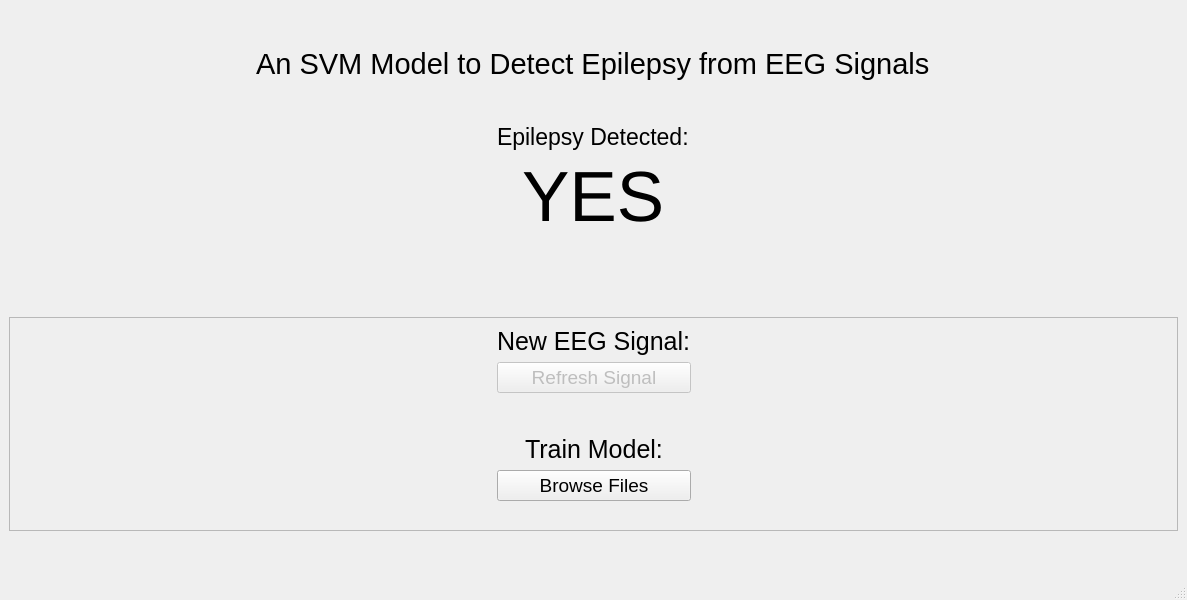
<?xml version="1.0" encoding="UTF-8"?>
<ui version="4.0">
 <class>MainWindow</class>
 <widget class="QMainWindow" name="MainWindow">
  <property name="geometry">
   <rect>
    <x>0</x>
    <y>0</y>
    <width>1187</width>
    <height>600</height>
   </rect>
  </property>
  <property name="windowTitle">
   <string>MainWindow</string>
  </property>
  <widget class="QWidget" name="centralwidget">
   <layout class="QVBoxLayout" name="verticalLayout">
    <item>
     <spacer name="verticalSpacer">
      <property name="orientation">
       <enum>Qt::Vertical</enum>
      </property>
      <property name="sizeHint" stdset="0">
       <size>
        <width>20</width>
        <height>41</height>
       </size>
      </property>
     </spacer>
    </item>
    <item alignment="Qt::AlignHCenter">
     <widget class="QLabel" name="label_4">
      <property name="font">
       <font>
        <pointsize>22</pointsize>
       </font>
      </property>
      <property name="text">
       <string>An SVM Model to Detect Epilepsy from EEG Signals</string>
      </property>
     </widget>
    </item>
    <item>
     <spacer name="verticalSpacer_2">
      <property name="orientation">
       <enum>Qt::Vertical</enum>
      </property>
      <property name="sizeHint" stdset="0">
       <size>
        <width>20</width>
        <height>41</height>
       </size>
      </property>
     </spacer>
    </item>
    <item alignment="Qt::AlignHCenter">
     <widget class="QLabel" name="label">
      <property name="font">
       <font>
        <pointsize>17</pointsize>
       </font>
      </property>
      <property name="text">
       <string>Epilepsy Detected:</string>
      </property>
     </widget>
    </item>
    <item alignment="Qt::AlignHCenter">
     <widget class="QLabel" name="detection_label">
      <property name="font">
       <font>
        <pointsize>53</pointsize>
       </font>
      </property>
      <property name="text">
       <string>YES</string>
      </property>
     </widget>
    </item>
    <item>
     <spacer name="verticalSpacer_4">
      <property name="orientation">
       <enum>Qt::Vertical</enum>
      </property>
      <property name="sizeHint" stdset="0">
       <size>
        <width>20</width>
        <height>40</height>
       </size>
      </property>
     </spacer>
    </item>
    <item>
     <spacer name="verticalSpacer_3">
      <property name="orientation">
       <enum>Qt::Vertical</enum>
      </property>
      <property name="sizeHint" stdset="0">
       <size>
        <width>20</width>
        <height>40</height>
       </size>
      </property>
     </spacer>
    </item>
    <item>
     <widget class="QFrame" name="ImportFrame">
      <property name="sizePolicy">
       <sizepolicy hsizetype="Expanding" vsizetype="Fixed">
        <horstretch>0</horstretch>
        <verstretch>0</verstretch>
       </sizepolicy>
      </property>
      <property name="minimumSize">
       <size>
        <width>0</width>
        <height>107</height>
       </size>
      </property>
      <property name="frameShape">
       <enum>QFrame::StyledPanel</enum>
      </property>
      <property name="frameShadow">
       <enum>QFrame::Raised</enum>
      </property>
      <layout class="QGridLayout" name="gridLayout">
       <item row="4" column="1">
        <widget class="QPushButton" name="importButton">
         <property name="font">
          <font>
           <pointsize>14</pointsize>
          </font>
         </property>
         <property name="text">
          <string>Browse Files</string>
         </property>
        </widget>
       </item>
       <item row="1" column="1">
        <widget class="QPushButton" name="importButton_2">
         <property name="enabled">
          <bool>false</bool>
         </property>
         <property name="font">
          <font>
           <pointsize>14</pointsize>
          </font>
         </property>
         <property name="text">
          <string>Refresh Signal</string>
         </property>
        </widget>
       </item>
       <item row="2" column="1">
        <spacer name="verticalSpacer_6">
         <property name="orientation">
          <enum>Qt::Vertical</enum>
         </property>
         <property name="sizeHint" stdset="0">
          <size>
           <width>20</width>
           <height>40</height>
          </size>
         </property>
        </spacer>
       </item>
       <item row="1" column="0">
        <spacer name="horizontalSpacer">
         <property name="orientation">
          <enum>Qt::Horizontal</enum>
         </property>
         <property name="sizeHint" stdset="0">
          <size>
           <width>40</width>
           <height>20</height>
          </size>
         </property>
        </spacer>
       </item>
       <item row="0" column="1" alignment="Qt::AlignHCenter">
        <widget class="QLabel" name="label_3">
         <property name="sizePolicy">
          <sizepolicy hsizetype="Preferred" vsizetype="Maximum">
           <horstretch>0</horstretch>
           <verstretch>0</verstretch>
          </sizepolicy>
         </property>
         <property name="font">
          <font>
           <pointsize>19</pointsize>
          </font>
         </property>
         <property name="text">
          <string>New EEG Signal:</string>
         </property>
        </widget>
       </item>
       <item row="3" column="1" alignment="Qt::AlignHCenter">
        <widget class="QLabel" name="label_2">
         <property name="sizePolicy">
          <sizepolicy hsizetype="Preferred" vsizetype="Maximum">
           <horstretch>0</horstretch>
           <verstretch>0</verstretch>
          </sizepolicy>
         </property>
         <property name="font">
          <font>
           <pointsize>19</pointsize>
          </font>
         </property>
         <property name="text">
          <string>Train Model:</string>
         </property>
        </widget>
       </item>
       <item row="1" column="2">
        <spacer name="horizontalSpacer_2">
         <property name="orientation">
          <enum>Qt::Horizontal</enum>
         </property>
         <property name="sizeHint" stdset="0">
          <size>
           <width>40</width>
           <height>20</height>
          </size>
         </property>
        </spacer>
       </item>
       <item row="5" column="1" alignment="Qt::AlignHCenter">
        <widget class="QLabel" name="file_label">
         <property name="styleSheet">
          <string notr="true">color: rgb(0, 95, 184);</string>
         </property>
         <property name="text">
          <string/>
         </property>
        </widget>
       </item>
      </layout>
     </widget>
    </item>
    <item>
     <spacer name="verticalSpacer_5">
      <property name="orientation">
       <enum>Qt::Vertical</enum>
      </property>
      <property name="sizeHint" stdset="0">
       <size>
        <width>20</width>
        <height>41</height>
       </size>
      </property>
     </spacer>
    </item>
   </layout>
  </widget>
  <widget class="QMenuBar" name="menubar">
   <property name="geometry">
    <rect>
     <x>0</x>
     <y>0</y>
     <width>1187</width>
     <height>26</height>
    </rect>
   </property>
  </widget>
  <widget class="QStatusBar" name="statusbar"/>
 </widget>
 <resources/>
 <connections/>
</ui>
